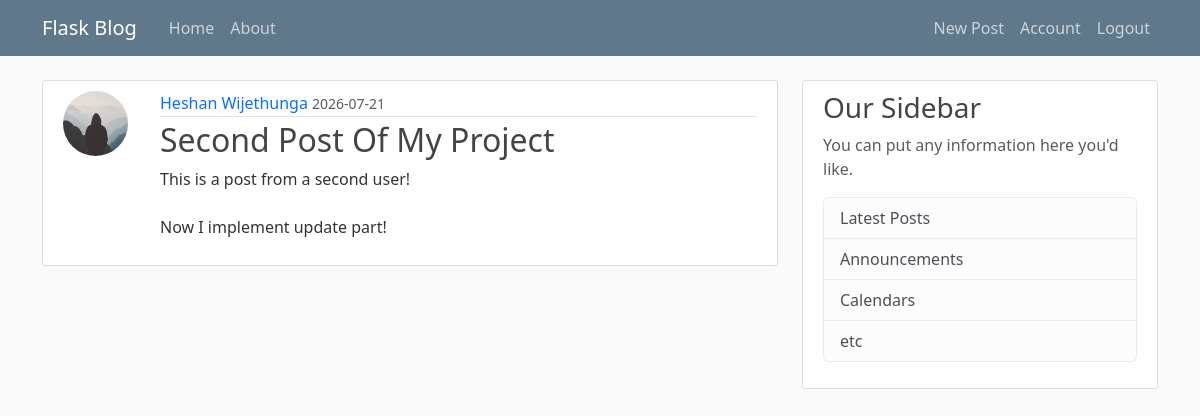
The app's page /post/2 (signed in) with its own data.
### flaskblog/models.py (models this page shows, shortened)
class User(db.Model, UserMixin):
    id = db.Column(db.Integer, primary_key=True)
    username = db.Column(db.String(20), unique=True, nullable=False)
    email = db.Column(db.String(120), unique=True, nullable=False)
    image_file = db.Column(db.String(20), nullable=False, default='default.jpg')
    password = db.Column(db.String(60), nullable=False)
    posts = db.relationship('Post', backref='author', lazy=True)

class Post(db.Model):
    id = db.Column(db.Integer, primary_key=True)
    title = db.Column(db.String(100), nullable=False)
    date_posted = db.Column(db.DateTime, nullable=False, default=datetime.utcnow)
    content = db.Column(db.Text, nullable=False)
    user_id = db.Column(db.Integer, db.ForeignKey('user.id'), nullable=False)

### flaskblog/routes.py (the view)
@app.route("/post/<int:post_id>")
def post(post_id):
    post = Post.query.get_or_404(post_id)
    return render_template('post.html', title=post.title, post=post)

### flaskblog/models.py (called while the page is built)
@login_manager.user_loader
def load_user(user_id):
    return User.query.get(int(user_id))

### flaskblog/templates/post.html (shortened to what this page needs)
{% extends "layout.html" %}
{% block content %}
    <article class="content-section">
        <div class="post-container">
            <img class="rounded-circle article-img" src="{{ url_for('static', filename='profile_pics/' + post.author.image_file) }}" alt="Profile picture">
            <div class="post-content">
                <div class="article-metadata">
                    <a class="author-name" href="#">{{ post.author.username }}</a>
                    <small class="text-muted">{{ post.date_posted.strftime('%Y-%m-%d') }}</small>
                </div>
                <h2><a class="article-title" href="#">{{ post.title }}</a></h2>
                <p class="article-content">{{ post.content }}</p>
            </div>
         </div>
    </article>
{% endblock content %}

### flaskblog/static/main.css (style rules this page uses)
body { background: #fafafa; color: #333333; margin-top: 5rem; }
h1, h2, h3, h4, h5, h6 { color: #444444; }
.content-section { background: #ffffff; padding: 10px 20px; border: 1px solid #dddddd; border-radius: 3px; margin-bottom: 20px; }
.post-container { display: flex; gap: 16px; align-items: flex-start; }
.post-content { flex: 1; }
.article-title { color: #444444; }
a.article-title { text-decoration: none; }
.article-content { white-space: pre-line; }
.article-img { height: 65px; width: 65px; margin-right: 16px; }
.article-metadata { padding-bottom: 1px; margin-bottom: 4px; border-bottom: 1px solid #e3e3e3 }
.article-metadata a { text-decoration: none; }

### records on screen
User: image_file (placeholder picture), author.username "Heshan Wijethunga"
Post: date_posted "2026-07-21", title "Second Post Of My Project", content "This is a post from a second user! Now I implement update part!"
